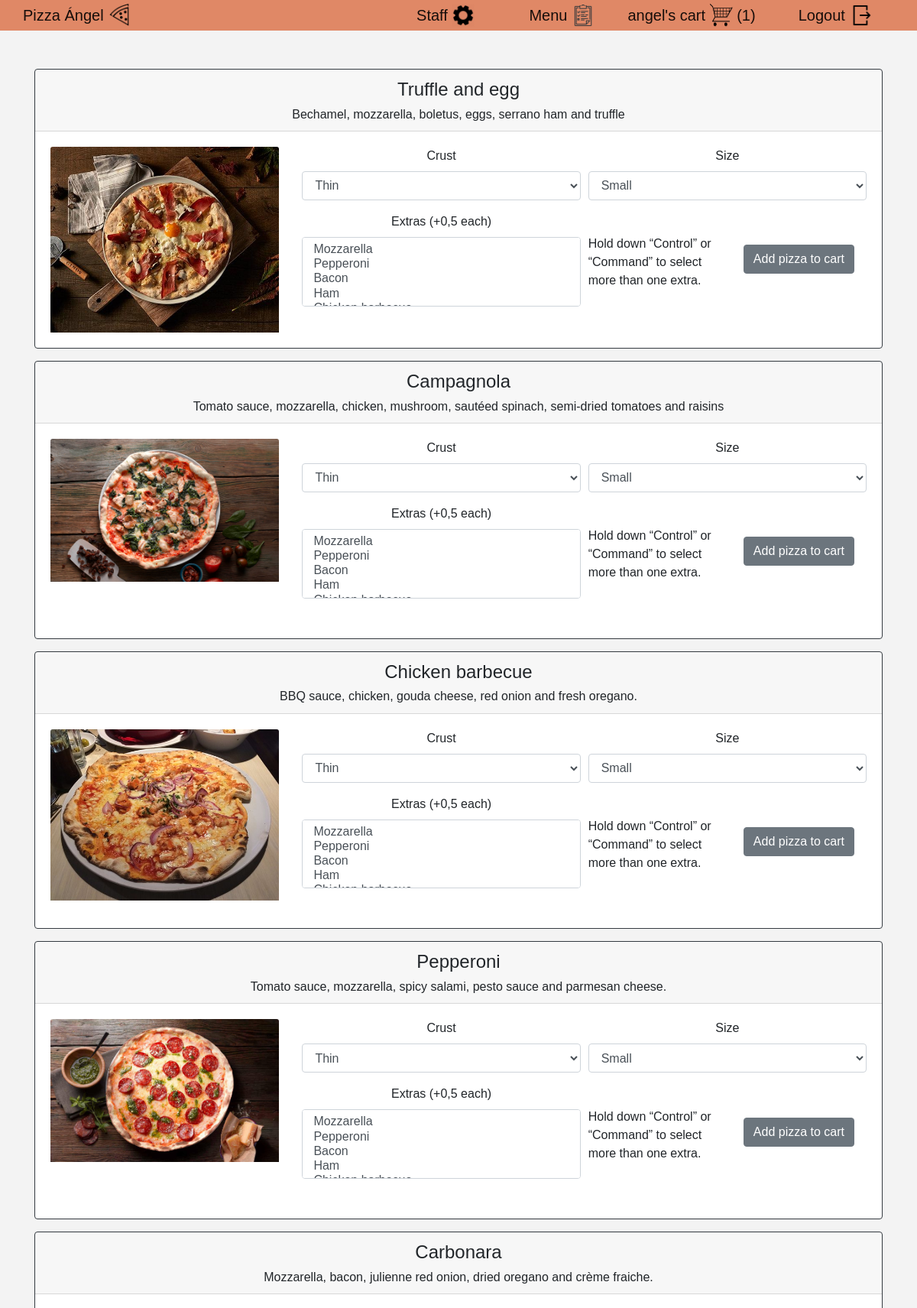
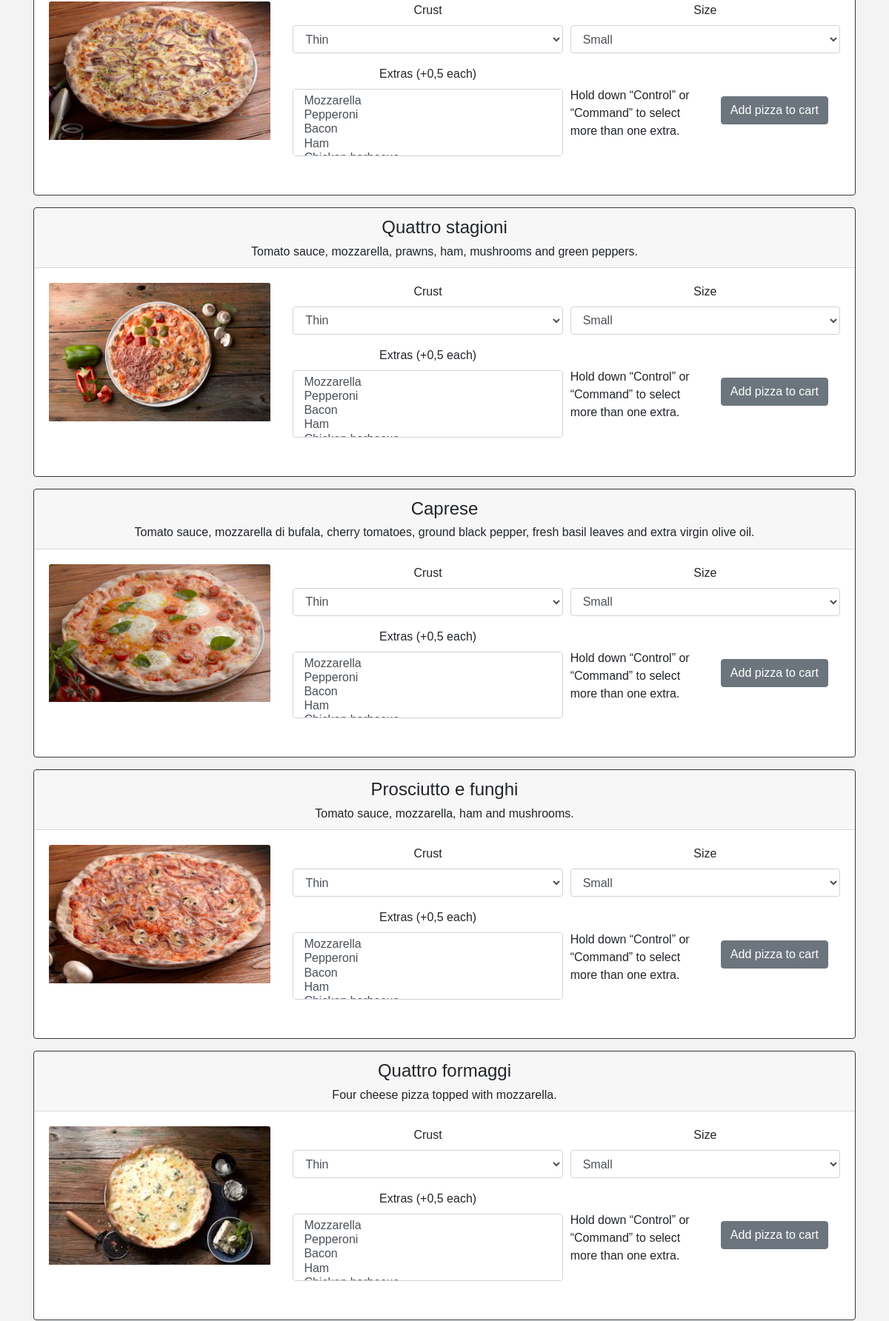
The app's page / (signed in, upper part) with its own data (2 pictures, top to bottom).
### orders/models.py (models this page shows, shortened)
class Flavor(models.Model):
    typeof_flavor = models.CharField(max_length=64)
    decriptionof_flavor = models.TextField(max_length=512, default='')

### orders/views.py (the view, shortened to what this page needs)
# urls.py: path("", views.index, name="index"),
def index(request):
    if not request.user.is_authenticated:
        return render(request, "orders/login.html")
    username = request.user
    context = {
        "user": request.user,
        "flavors": Flavor.objects.all(),
        "crusts": Crust.objects.all(),
        "sizes": Size.objects.all(),
        "extras": Extra.objects.all(),
        "pizzas": Pizza.objects.all().filter(username=username),
        "orders": Pizza.objects.all().filter(username=username).count(),
        }
    return render(request, "orders/index.html", context)

### orders/models.py (called while the page is built)
    def __str__(self):
        return f"{self.typeof_crust}"

    def __str__(self):
        return f"{self.typeof_size}"

    def __str__(self):
        return f"{self.typeof_extra}"

### orders/templates/orders/index.html (shortened to what this page needs)
{% extends "orders/base.html" %}
{% load static %}
{% block body %}
{% for item_flavors in flavors %}
<div class="card-deck">
    <div class="card border-dark mb-3 centered">
        <div class="card-header">
            <h4 class="centered">{{ item_flavors.typeof_flavor }}</h4>
            <h6 class="centered" style="margin:0px;">{{ item_flavors.decriptionof_flavor }}</h6>
        </div>
        <div class="card-body">
            <div class="row">
                <div class="col" style="max-width: 30%;">
                    <img class="card-img-top" src="{% static 'orders/media/pizzas/pizza_'%}{{ item_flavors.typeof_flavor}}.jpg" alt="" style="max-width: 100%;">
                </div>
                <div class="col" style="max-width: 70%;">
                    <form method="POST">
                        <div class="form-row centered">
                            <div class="form-group col-md-6">
                                <label for="Input2" class="centered">Crust</label>
                                <select name="crust" id="Input2" class="form-control">
                                    {% for item_crusts in crusts %}
                                    <option> {{ item_crusts }} </option>
                                    {% endfor %}
                                </select>
                            </div>
                            <div class="form-group col-md-6">
                                <label for="Input1" class="centered">Size</label>
                                <select name="size" id="Input1" class="form-control">
                                    {% for item_sizes in sizes %}
                                    <option> {{ item_sizes }} </option>
                                    {% endfor %}
                                </select>
                            </div>
                        </div>
                        <div class="form-row centered align-items-center">
                            <div class="form-group col-md-6">
                                <label for="Input3" class="centered">Extras (+0,5 each)</label>
                                <select multiple name="extra" id="Input3" class="form-control">
                                    {% for item_extras in extras %}
                                    <option> {{ item_extras }} </option>
                                    {% endfor %}
                                </select>
                            </div>
                            <div class="form-group col-md-3">
                                Hold down “Control” or “Command” to select more than one extra.
                            </div>
                            <div class="form-group col-md-3 centered">
                                <button type="submit" class="btn btn-secondary"
                                    onclick="alert('Your pizza has been added to your cart')">
                                        Add pizza to cart
                                </button>
                            </div>
                        </div>
                    </form>
                </div>
            </div>
        </div>
    </div>
</div>
{% endfor %}
{% endblock %}

### orders/templates/orders/base.html (shortened to what this page needs)
{% load static %}
<html>
<head>
    <link rel="stylesheet" href="https://stackpath.bootstrapcdn.com/bootstrap/4.5.0/css/bootstrap.min.css"
>
    <link rel="stylesheet" href="{% static 'orders/styles.css' %}" />
    <nav class="navbar navbar-light sticky-top flex-md-nowrap p-0" style="background-color: #e08866;">
        <div class="container-fluid">
            <a class="navbar-brand col-sm-3 col-md-2 mr-0" href="{% url 'index' %}">
                Pizza Ángel
                <img src="{% static 'orders/media/icon_pizza.png' %}" width="30" height="30"
                    class="d-inline-block align-top" alt="">
            </a>
            {% if user.username %}
            <ul class="navbar-nav px-3">
                <li class="nav-item text-nowrap">
                    {% if user.is_staff %}
                    <a class="navbar-brand" href="admin/" }>
                        Staff
                        <img src="{% static 'orders/media/icon_settings.png' %}" width="30" height="30"
                            class="d-inline-block align-top" alt="">
                    </a>
                    {% endif %}
                    <a class="navbar-brand col-sm-3 col-md-2 mr-0" href="{% url 'index' %}">
                        Menu
                        <img src="{% static 'orders/media/icon_menu.png' %}" width="30" height="30"
                            class="d-inline-block align-top" alt="">
                    </a>
                    <a class="navbar-brand" href="{% url 'cart' %}">
                        {{ user.username }}'s cart
                        <img src="{% static 'orders/media/icon_cart.png' %}" width="30" height="30"
                            class="d-inline-block align-top" alt="">
                        {% if orders > 0 %}
                            ({{ orders }})
                        {% endif%}
                    </a>
                    <a class="navbar-brand" href="{% url 'logout' %}">
                        Logout
                        <img src="{% static 'orders/media/icon_logout.png' %}" width="30" height="30"
                            class="d-inline-block align-top" alt="">
                    </a>
                </li>
            </ul>
            {% endif %}
        </div>
    </nav>
</head>
<body>
    <div class="container">
        {% block body %}
        {% endblock %}
    </div>
</body>
</html>

### orders/static/orders/styles.css (style rules this page uses)
body { font-family: sans-serif; background-color: rgb(243, 243, 243); }
.centered { display: flex; justify-content: center; vertical-align: text-top; }
.container { margin-bottom:100px; margin-top:50px }

### records on screen
Flavor: typeof_flavor "Truffle and egg", decriptionof_flavor "Bechamel, mozzarella, boletus, eggs, serrano ham and truffle", typeof_flavor (picture)
Flavor: typeof_flavor "Campagnola", decriptionof_flavor "Tomato sauce, mozzarella, chicken, mushroom, sautéed spinach, semi-dried tomatoes and raisins", typeof_flavor (picture)
Flavor: typeof_flavor "Chicken barbecue", decriptionof_flavor "BBQ sauce, chicken, gouda cheese, red onion and fresh oregano.", typeof_flavor (picture)
Flavor: typeof_flavor "Pepperoni", decriptionof_flavor "Tomato sauce, mozzarella, spicy salami, pesto sauce and parmesan cheese.", typeof_flavor (picture)
Flavor: typeof_flavor "Carbonara", decriptionof_flavor "Mozzarella, bacon, julienne red onion, dried oregano and crème fraiche.", typeof_flavor (picture)
Flavor: typeof_flavor "Quattro stagioni", decriptionof_flavor "Tomato sauce, mozzarella, prawns, ham, mushrooms and green peppers.", typeof_flavor (picture)
Flavor: typeof_flavor "Caprese", decriptionof_flavor "Tomato sauce, mozzarella di bufala, cherry tomatoes, ground black pepper, fresh basil leaves and extra virgin olive oil.", typeof_flavor (picture)
Flavor: typeof_flavor "Prosciutto e funghi", decriptionof_flavor "Tomato sauce, mozzarella, ham and mushrooms.", typeof_flavor (picture)
Flavor: typeof_flavor "Quattro formaggi", decriptionof_flavor "Four cheese pizza topped with mozzarella.", typeof_flavor (picture)

### other values on screen
{{ user.username }} "angel"
{{ orders }} "1"
form field crust "Thin"
form field size "Small"
